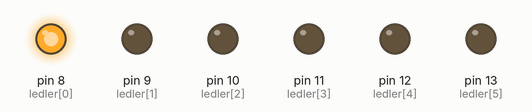
This sketch was run on a simulated Arduino Uno, built with avr-gcc and run on an emulated ATmega328P. Shown: output pins drawn as LEDs (lit = HIGH).

Above: at 0.2 s.
At 1.7 s:
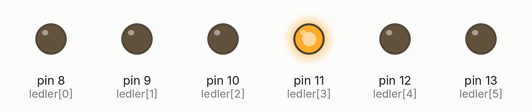
At 2.2 s:
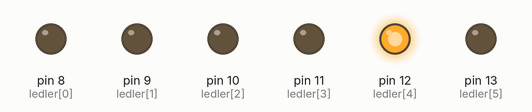
At 3.0 s:
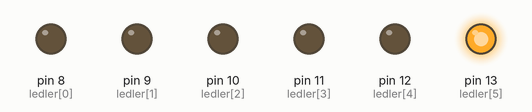
At 5.2 s:
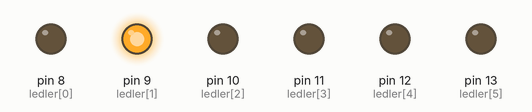
At 7.2 s:
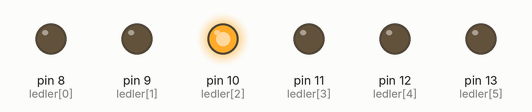
Timing chart, 0 to 7.8 s (numbered marks = the images above):
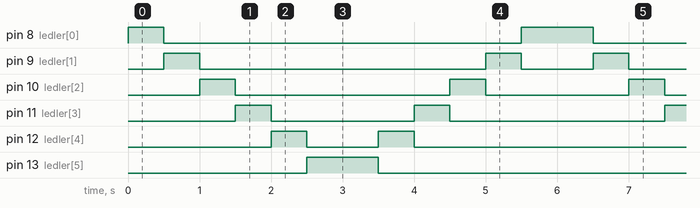

Measured:
- by itself, pin 8 (ledler[0]): repeats every 6.0 s: LOW 5.0 s, HIGH 1.0 s
- by itself, pin 9 (ledler[1]): repeats every 6.0 s: LOW 4.0 s, HIGH 0.50 s, LOW 1.0 s, HIGH 0.50 s
- by itself, pin 10 (ledler[2]): repeats every 6.0 s: LOW 3.0 s, HIGH 0.50 s, LOW 2.0 s, HIGH 0.50 s
- by itself, pin 11 (ledler[3]): repeats every 6.0 s: LOW 2.0 s, HIGH 0.50 s, LOW 3.0 s, HIGH 0.50 s
- by itself, pin 12 (ledler[4]): repeats every 6.0 s: LOW 1.0 s, HIGH 0.50 s, LOW 4.0 s, HIGH 0.50 s
- by itself, pin 13 (ledler[5]): alternates HIGH for 1.0 s and LOW for 5.0 s

The sketch:

sketch_mar07a_problem_1_KARASIMSEK.ino
```cpp
int ledler[] = {8, 9, 10, 11, 12, 13};
int E;


void setup() {
  for (E = 0; E < 6; E++) {
    pinMode(ledler[E], OUTPUT);
  }
}

void loop() {
  for (E = 0; E < 6; E++) {
    digitalWrite(ledler[E], HIGH);
    delay(500);
    digitalWrite(ledler[E], LOW);
  }
  for (int K = 5; K > -1; K--) {
    digitalWrite(ledler[K], HIGH);
    delay(500);
    digitalWrite(ledler[K], LOW);
  }


}
```
